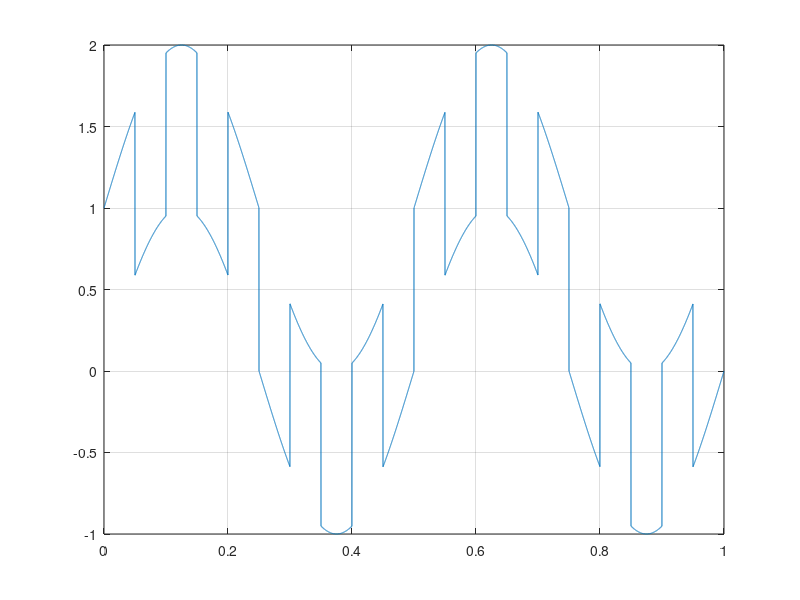

This figure's MATLAB source:
% f(x) = A*sin(2*pi*f*t)
rangeFrom = 0;
rangeTo = 1;
step = 0.0001;
t = rangeFrom:step:rangeTo-step;

% Pierwszy sygnal - sin(x)
f1 = 2;
A1 = 1;
y1 = A1 * sin(2*pi*f1*t);

% Drugi sygnal - prostokatny
f2 = 10;
A2 = 1;

% Wytwarzanie jednego okresu
okres = ones(1,columns(t)/f2/2);
okres = [okres, zeros(1,columns(t)/f2/2)];

% Pusty sygnal
y2 = [];

% Dla kazdego okresu doklej go do sygnalu
for i = 1:f2
  y2 = [y2, okres];
endfor

plot(t,y1+y2);
grid on;
